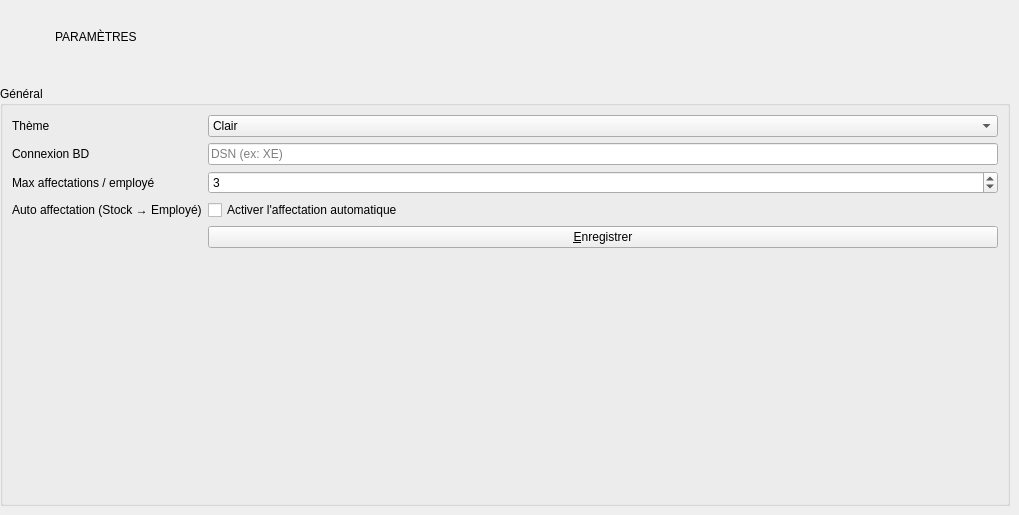
        <widget class="QWidget" name="module7">
         <widget class="QLabel" name="label_settings_title">
          <property name="geometry">
           <rect>
            <x>55</x>
            <y>20</y>
            <width>420</width>
            <height>34</height>
           </rect>
          </property>
          <property name="text">
           <string>PARAMÈTRES</string>
          </property>
         </widget>
         <widget class="QToolButton" name="module7Icon">
          <property name="geometry">
           <rect>
            <x>30</x>
            <y>31</y>
            <width>36</width>
            <height>36</height>
           </rect>
          </property>
          <property name="toolTip">
           <string>Paramètres</string>
          </property>
          <property name="text">
           <string />
          </property>
          <property name="icon">
           <iconset resource="img.qrc">
            <normaloff>:/img/settings.svg</normaloff>:/img/settings.svg</iconset>
          </property>
          <property name="iconSize">
           <size>
            <width>32</width>
            <height>32</height>
           </size>
          </property>
          <property name="autoRaise">
           <bool>true</bool>
          </property>
         </widget>
         <widget class="QGroupBox" name="settingsGroup">
          <property name="geometry">
           <rect>
            <x>0</x>
            <y>86</y>
            <width>1010</width>
            <height>420</height>
           </rect>
          </property>
          <property name="title">
           <string>Général</string>
          </property>
          <layout class="QFormLayout" name="settingsForm">
           <item row="0" column="0">
            <widget class="QLabel" name="label_theme">
             <property name="text">
              <string>Thème</string>
             </property>
            </widget>
           </item>
           <item row="0" column="1">
            <widget class="QComboBox" name="settingsThemeCombo">
             <item>
              <property name="text">
               <string>Clair</string>
              </property>
             </item>
             <item>
              <property name="text">
               <string>Sombre</string>
              </property>
             </item>
            </widget>
           </item>
           <item row="1" column="0">
            <widget class="QLabel" name="label_db">
             <property name="text">
              <string>Connexion BD</string>
             </property>
            </widget>
           </item>
           <item row="1" column="1">
            <widget class="QLineEdit" name="settingsDbDsnEdit">
             <property name="placeholderText">
              <string>DSN (ex: XE)</string>
             </property>
            </widget>
           </item>
           <item row="2" column="0">
            <widget class="QLabel" name="label_max_aff">
             <property name="text">
              <string>Max affectations / employé</string>
             </property>
            </widget>
           </item>
           <item row="2" column="1">
            <widget class="QSpinBox" name="settingsMaxAffectationsSpin">
             <property name="minimum">
              <number>1</number>
             </property>
             <property name="maximum">
              <number>100</number>
             </property>
             <property name="value">
              <number>3</number>
             </property>
            </widget>
           </item>
           <item row="3" column="0">
            <widget class="QLabel" name="label_auto_aff_stock">
             <property name="text">
              <string>Auto affectation (Stock → Employé)</string>
             </property>
            </widget>
           </item>
           <item row="3" column="1">
            <widget class="QCheckBox" name="settingsAutoAssignCheck">
             <property name="toolTip">
              <string>Si activé, chaque nouveau stock affecte automatiquement un employé disponible à la série associée.</string>
             </property>
             <property name="text">
              <string>Activer l'affectation automatique</string>
             </property>
            </widget>
           </item>
           <item row="4" column="1">
            <widget class="QPushButton" name="settingsSaveBtn">
             <property name="toolTip">
              <string>Enregistrer les paramètres</string>
             </property>
             <property name="text">
              <string>&amp;Enregistrer</string>
             </property>
             <property name="icon">
              <iconset resource="img.qrc">
               <normaloff>:/img/export.svg</normaloff>:/img/export.svg</iconset>
             </property>
             <property name="iconSize">
              <size>
               <width>18</width>
               <height>18</height>
              </size>
             </property>
            </widget>
           </item>
          </layout>
         </widget>
        </widget>
